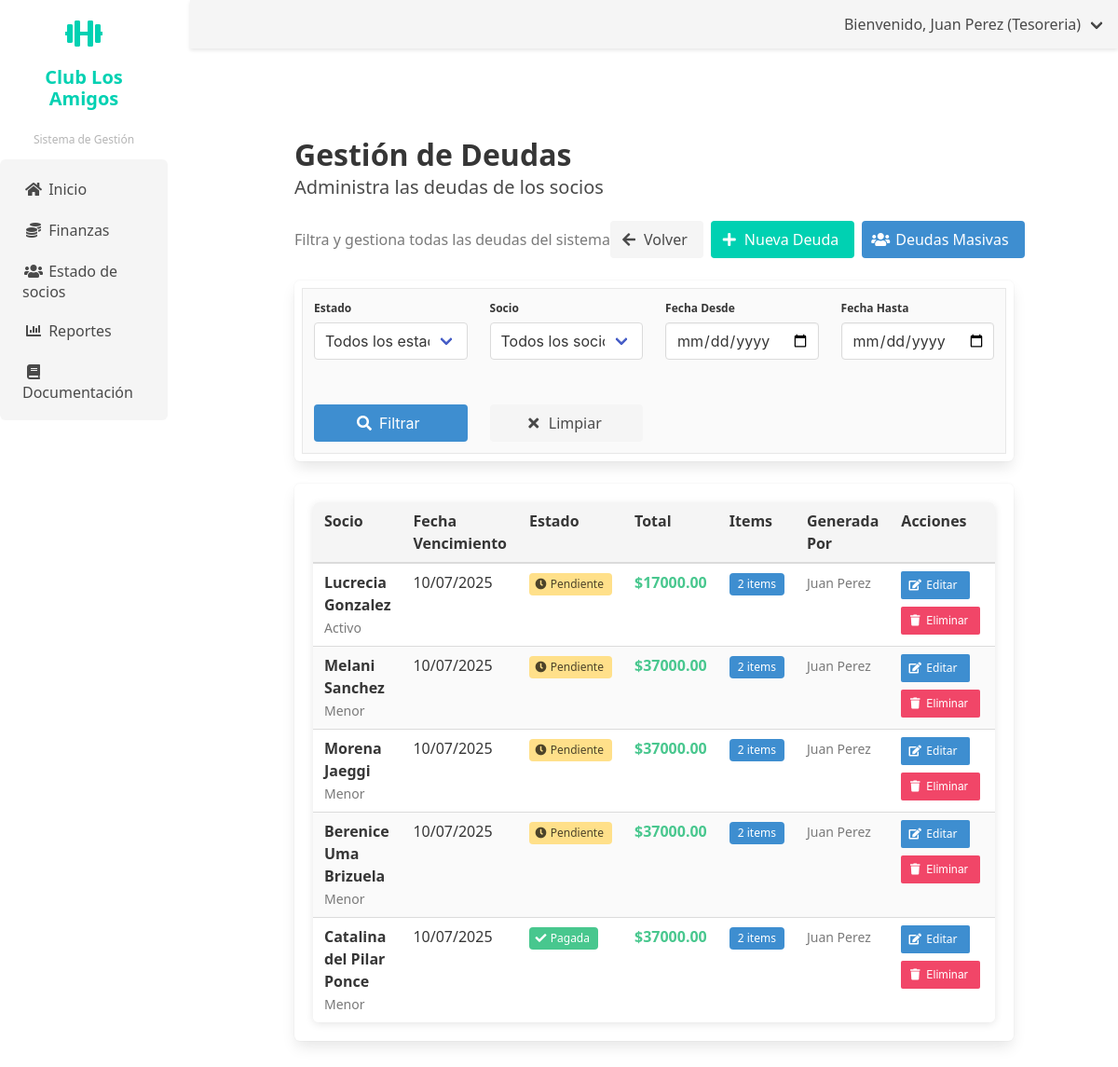
The page /finanzas/deudas/ (signed in) on the database as committed earlier.
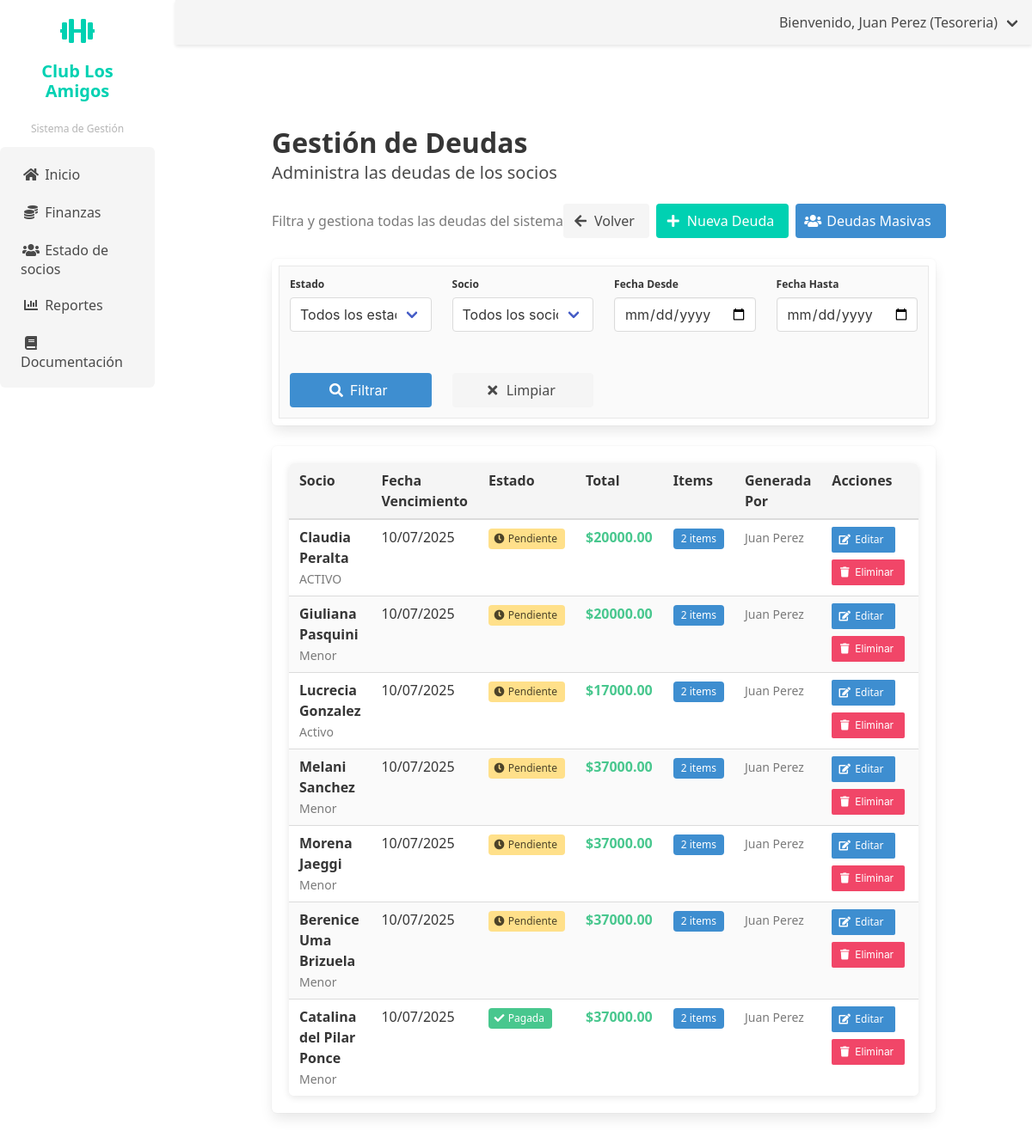
The same page on the database as committed later.
### finanzas/models.py (models this page shows, shortened)
class Deuda(models.Model):
    ESTADO_CHOICES = [
        ('PENDIENTE', 'Pendiente'),
        ('PAGADA', 'Pagada'),
        ('VENCIDA', 'Vencida'),
        ('CANCELADA', 'Cancelada'),
    ]
    socio = models.ForeignKey(Socio, on_delete=models.CASCADE, related_name='deudas')
    fecha_generacion = models.DateField(auto_now_add=True)
    fecha_vencimiento = models.DateField()
    monto_total = models.DecimalField(max_digits=10, decimal_places=2, default=0)
    estado = models.CharField(max_length=10, choices=ESTADO_CHOICES, default='PENDIENTE')
    observaciones = models.TextField(blank=True, null=True)
    generada_por = models.ForeignKey(User, on_delete=models.PROTECT, related_name='deudas_generadas')
    fecha_creacion = models.DateTimeField(auto_now_add=True)
    fecha_actualizacion = models.DateTimeField(auto_now=True)
    class Meta:
        verbose_name = 'Deuda'
        verbose_name_plural = 'Deudas'
        ordering = ['-fecha_generacion']

### socios/models.py (models this page shows, shortened)
class Socio(models.Model):
    perfil_usuario = models.OneToOneField(PerfilUsuario, on_delete=models.CASCADE, related_name='socio', null=True, blank=True)
    tipo_socio = models.ForeignKey(TipoSocio, on_delete=models.PROTECT)
    fecha_afiliacion = models.DateField()
    observaciones = models.TextField(blank=True, null=True)
    fecha_registro = models.DateTimeField(auto_now_add=True)
    fecha_actualizacion = models.DateTimeField(auto_now=True)
    class Meta:
        verbose_name = 'Socio'
        verbose_name_plural = 'Socios'
        ordering = ['-fecha_registro']

class TipoSocio(models.Model):
    TIPO_SOCIO_CHOICES = [
        ('ACTIVO', 'Activo'),
        ('ADHERENTE', 'Adherente'),
        ('INFANTIL', 'Infantil'),
        ('HONORARIO', 'Honorario'),
    ]
    nombre = models.CharField(max_length=10, choices=TIPO_SOCIO_CHOICES, unique=True)
    descripcion = models.TextField(blank=True, null=True)
    class Meta:
        verbose_name = 'Tipo de Socio'
        verbose_name_plural = 'Tipos de Socios'
        default_manager_name = 'objects'

### usuarios/models.py (models this page shows, shortened)
class PerfilUsuario(models.Model):
    TIPO_DOCUMENTO_CHOICES = [
        ('DNI', 'DNI'),
        ('CE', 'Carné de Extranjería'),
        ('PAS', 'Pasaporte'),
    ]
    ESTADO_SOCIO_CHOICES = [
        ('ACTIVO', 'Activo'),
        ('INACTIVO', 'Inactivo'),
        ('SUSPENDIDO', 'Suspendido'),
        ('PENDIENTE', 'Pendiente de Aprobación'),
        ('RETIRADO', 'Retirado'),
    ]
    usuario = models.OneToOneField(User, on_delete=models.CASCADE, related_name='perfil')
    tipo_documento = models.CharField(max_length=3, choices=TIPO_DOCUMENTO_CHOICES, default='DNI')
    numero_documento = models.CharField(max_length=20, unique=True)
    telefono = models.CharField(max_length=15, blank=True, null=True)
    direccion = models.TextField(blank=True, null=True)
    fecha_nacimiento = models.DateField(blank=True, null=True)
    estado_socio = models.CharField(max_length=10, choices=ESTADO_SOCIO_CHOICES, default='ACTIVO',
                                   verbose_name='Estado como Socio')
    fecha_registro = models.DateTimeField(auto_now_add=True)
    fecha_actualizacion = models.DateTimeField(auto_now=True)
    class Meta:
        verbose_name = 'Perfil de Usuario'
        verbose_name_plural = 'Perfiles de Usuario'

### finanzas/views.py (the view)
# urls.py: path('deudas/', views.lista_deudas, name='lista_deudas'),
@login_required
@tesorero_required
def lista_deudas(request):
    deudas = Deuda.objects.all()
    estado = request.GET.get('estado')
    if estado:
        deudas = deudas.filter(estado=estado)
    socio_id = request.GET.get('socio')
    if socio_id:
        deudas = deudas.filter(socio_id=socio_id)
    paginator = Paginator(deudas, 20)
    page_number = request.GET.get('page')
    page_obj = paginator.get_page(page_number)
    socios = Socio.objects.all()
    return render(request, 'finanzas/lista_deudas.html', {
        'page_obj': page_obj,
        'socios': socios,
        'estado_filtro': estado,
        'socio_filtro': socio_id
    })

### finanzas/templates/finanzas/lista_deudas.html (shortened to what this page needs)
{% extends 'usuarios/base_tesorero.html' %}
{% load static %}
{% block content %}
<div class="container">
    <div class="section">
        <h1 class="title">Gestión de Deudas</h1>
        <p class="subtitle">Administra las deudas de los socios</p>
        <div class="level mb-5">
            <div class="level-left">
                <div class="level-item">
                    <p class="has-text-grey">Filtra y gestiona todas las deudas del sistema</p>
                </div>
            </div>
            <div class="level-right">
                <div class="level-item">
                    <a href="{% url 'finanzas:dashboard' %}" class="button is-light mr-2">
                        <span class="icon">
                            <i class="fas fa-arrow-left"></i>
                        </span>
                        <span>Volver</span>
                    </a>
                    <a href="{% url 'finanzas:crear_deuda' %}" class="button is-primary mr-2">
                        <span class="icon">
                            <i class="fas fa-plus"></i>
                        </span>
                        <span>Nueva Deuda</span>
                    </a>
                    <a href="{% url 'finanzas:generar_deudas_masivas' %}" class="button is-info">
                        <span class="icon">
                            <i class="fas fa-users"></i>
                        </span>
                        <span>Deudas Masivas</span>
                    </a>
                </div>
            </div>
        </div>
        <div class="box">
            <form method="get" class="columns is-multiline">
                <div class="column is-3">
                    <div class="field">
                        <label class="label is-small">Estado</label>
                        <div class="control">
                            <div class="select is-fullwidth">
                                <select name="estado">
                                    <option value="">Todos los estados</option>
                                </select>
                            </div>
                        </div>
                    </div>
                </div>
                <div class="column is-3">
                    <div class="field">
                        <label class="label is-small">Socio</label>
                        <div class="control">
                            <div class="select is-fullwidth">
                                <select name="socio">
                                    <option value="">Todos los socios</option>
                                </select>
                            </div>
                        </div>
                    </div>
                </div>
                <div class="column is-3">
                    <div class="field">
                        <label class="label is-small">Fecha Desde</label>
                        <div class="control">
                            <input type="date" name="fecha_desde" class="input" value="{{ request.GET.fecha_desde }}">
                        </div>
                    </div>
                </div>
                <div class="column is-3">
                    <div class="field">
                        <label class="label is-small">Fecha Hasta</label>
                        <div class="control">
                            <input type="date" name="fecha_hasta" class="input" value="{{ request.GET.fecha_hasta }}">
                        </div>
                    </div>
                </div>
                <div class="column is-3">
                    <div class="field">
                        <label class="label is-small">&nbsp;</label>
                        <div class="control">
                            <button type="submit" class="button is-info is-fullwidth">
                                <span class="icon">
                                    <i class="fas fa-search"></i>
                                </span>
                                <span>Filtrar</span>
                            </button>
                        </div>
                    </div>
                </div>
                <div class="column is-3">
                    <div class="field">
                        <label class="label is-small">&nbsp;</label>
                        <div class="control">
                            <a href="{% url 'finanzas:lista_deudas' %}" class="button is-light is-fullwidth">
                                <span class="icon">
                                    <i class="fas fa-times"></i>
                                </span>
                                <span>Limpiar</span>
                            </a>
                        </div>
                    </div>
                </div>
            </form>
        </div>
        <div class="box">
            {% if page_obj %}
            <div class="table-container">
                <table class="table is-fullwidth is-striped is-hoverable">
                    <thead>
                        <tr>
                            <th>Socio</th>
                            <th>Fecha Vencimiento</th>
                            <th>Estado</th>
                            <th>Total</th>
                            <th>Items</th>
                            <th>Generada Por</th>
                            <th>Acciones</th>
                        </tr>
                    </thead>
                    <tbody>
                        {% for deuda in page_obj %}
                        <tr>
                            <td>
                                <div>
                                    <strong>{{ deuda.socio.perfil_usuario.usuario.get_full_name }}</strong>
                                    <br>
                                    <small class="has-text-grey">{{ deuda.socio.tipo_socio.nombre }}</small>
                                </div>
                            </td>
                            <td>
                                <span class="{% if deuda.fecha_vencimiento < today %}has-text-danger{% endif %}">
                                    {{ deuda.fecha_vencimiento|date:"d/m/Y" }}
                                </span>
                            </td>
                            <td>
                                {% if deuda.estado == 'PENDIENTE' %}
                                    <span class="tag is-warning">
                                        <span class="icon is-small">
                                            <i class="fas fa-clock"></i>
                                        </span>
                                        <span>Pendiente</span>
                                    </span>
                                {% elif deuda.estado == 'PAGADA' %}
                                    <span class="tag is-success">
                                        <span class="icon is-small">
                                            <i class="fas fa-check"></i>
                                        </span>
                                        <span>Pagada</span>
                                    </span>
                                {% endif %}
                            </td>
                            <td>
                                <span class="has-text-weight-bold {% if deuda.monto_total >= 0 %}has-text-success{% else %}has-text-danger{% endif %}">
                                    ${{ deuda.monto_total|floatformat:2 }}
                                </span>
                            </td>
                            <td>
                                <span class="tag is-info">{{ deuda.items.count }} items</span>
                            </td>
                            <td>
                                <small class="has-text-grey">
                                    {{ deuda.generada_por.get_full_name }}
                                    <br>
                                </small>
                            </td>
                            <td>
                                <div class="buttons are-small">
                                    <a href="{% url 'finanzas:editar_deuda' deuda.pk %}" class="button is-info">
                                        <span class="icon">
                                            <i class="fas fa-edit"></i>
                                        </span>
                                        <span>Editar</span>
                                    </a>
                                    <button class="button is-danger" onclick="confirmarEliminar({{ deuda.pk }}, '{{ deuda.socio.perfil_usuario.usuario.get_full_name }}')">
                                        <span class="icon">
                                            <i class="fas fa-trash"></i>
                                        </span>
                                        <span>Eliminar</span>
                                    </button>
                                </div>
                            </td>
                        </tr>
                        {% endfor %}
                    </tbody>
                </table>
            </div>
            {% endif %}
        </div>
    </div>
</div>
{% endblock %}

### templates/base.html (shortened to what this page needs)
{% load static %}
<!DOCTYPE html>
<html lang="es">
<head>
    <link rel="stylesheet" href="https://cdn.jsdelivr.net/npm/bulma@0.9.3/css/bulma.min.css">
    <link rel="stylesheet" href="https://cdnjs.cloudflare.com/ajax/libs/font-awesome/5.15.3/css/all.min.css">
    <link rel="stylesheet" href="{% static 'css/custom.css' %}">
</head>
<body>
    <div class="columns is-fullheight">
        <div class="column is-2 is-sidebar-menu">
            {% block sidebar_menu %}{% endblock %}
        </div>
        <div class="column">
            <nav class="navbar is-light" role="navigation" aria-label="main navigation">
                <div class="navbar-menu">
                    <div class="navbar-end">
                        {% if request.user.is_authenticated %}
                            <div class="navbar-item has-dropdown is-hoverable">
                                <a class="navbar-link">
                                    Bienvenido, {{ request.user.get_full_name }} ({{ request.user.groups.first.name }})
                                </a>
                            </div>
                        {% else %}
                            <div class="navbar-item">
                                <a class="button is-primary" href="{% url 'usuarios:login' %}">
                                    Iniciar sesión
                                </a>
                            </div>
                        {% endif %}
                    </div>
                </div>
            </nav>
            <div class="section">
                {% block content %}{% endblock %}
            </div>
        </div>
    </div>
</body>
</html>

Rows that differ between the two databases and show on the page:
added Deuda: socio.perfil_usuario.usuario.get_full_name "Claudia Peralta", socio.tipo_socio.nombre "ACTIVO", fecha_vencimiento "10/07/2025", estado "PENDIENTE" (drawn), monto_total "20000.00", items.count "2", generada_por.get_full_name "Juan Perez"
added Deuda: socio.perfil_usuario.usuario.get_full_name "Giuliana Pasquini", socio.tipo_socio.nombre "Menor", fecha_vencimiento "10/07/2025", estado "PENDIENTE" (drawn), monto_total "20000.00", items.count "2", generada_por.get_full_name "Juan Perez"
